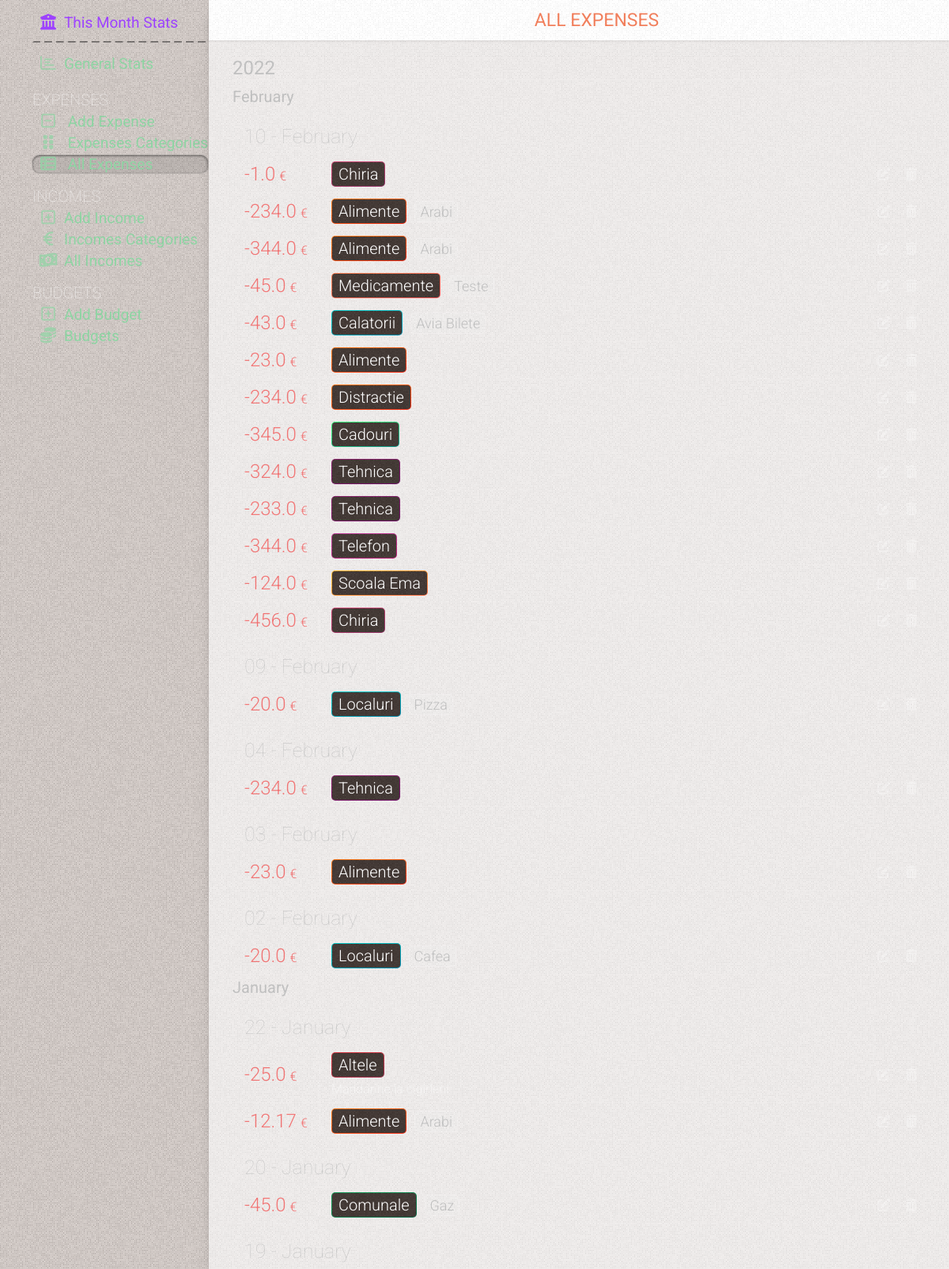
The app's page /all-expenses (upper part) with its own data.
### tables this page shows
CREATE TABLE expenses
(
    id          INTEGER PRIMARY KEY AUTOINCREMENT,
    date        TIMESTAMP NOT NULL DEFAULT CURRENT_TIMESTAMP,
    sum         REAL      NOT NULL,
    category    INTEGER   NOT NULL,
    subcategory INTEGER   NOT NULL,
    comment     TEXT

);

CREATE TABLE categories
(
    id    INTEGER PRIMARY KEY AUTOINCREMENT,
    name  TEXT NOT NULL,
    color TEXT,
    state TEXT DEFAULT false
);

CREATE TABLE subcategories
(
    id          INTEGER PRIMARY KEY AUTOINCREMENT,
    name        TEXT    NOT NULL,
    category_id INTEGER NOT NULL,
    state       TEXT DEFAULT false

);

### app.py (the view)
@app.route('/all-expenses')
def all_expenses():
    conn = get_db_connection()
    all_expenses = conn.execute(
        'SELECT sum, expenses.id as id, '
        'strftime("%d", date) as day, strftime("%m", date) as month, strftime("%Y", date) as year, '
        'categories.name as category, '
        'categories.color as color, '
        'subcategories.name as subcategory, '
        'comment '
        'FROM expenses '
        'LEFT JOIN categories on categories.id = expenses.category '
        'LEFT JOIN subcategories on subcategories.id = expenses.subcategory  '
        'ORDER BY date DESC').fetchall()
    conn.close()
    return render_template('all_expenses.html', title='All Expenses', gradient='text-gradient-red',
                           all_expenses=all_expenses)

### app.py (called while the page is built)
def get_db_connection():
    conn = sqlite3.connect('static/database.db')
    conn.row_factory = sqlite3.Row
    return conn

@app.template_filter('month_name')
def month_name(month_number):
    return calendar.month_name[month_number]

### templates/all_expenses.html (shortened to what this page needs)
{% extends 'base.html' %} {% block content %}
	<div class="page_title {{ gradient }}" >
		<span >{% block title %} {{ title }} {% endblock %}</span >
	</div >
	<div class="content" >
		{% if all_expenses|length == 0 %}
			<div class="no-results mt-50" >You have not added any expense yet. Click on (+) to add</div >
		{% else %}
			<div class="cards  relative" >
				{% for key, list in all_expenses|groupby('year')|sort(attribute='0', reverse=True) %}
					<div class="" >
						<div class="cards-year" >{{ key }} </div >
						{% for key2, list2 in list|groupby('month')|sort(attribute='0', reverse=True) %}
							<div class="" >
								<div class="cards-month" >{{ key2|int|month_name }}</div >
								{% for key3, list3 in list2|groupby('day')|sort(attribute='0', reverse=True) %}
									<div class=" subtitle2 mt-20 " >{{ key3 }} - {{ key2|int|month_name }} </div >
									{% for sum, id, day, month, year, category, color, subcategory, comment in list3 %}
										<div class="card flex items-center relative overflow-hidden flex-wrap " >
											<div class="flex items-center w-full" >
												<div class="card-info flex flex-1" >
													<div class="flex flex-1" >
														<span class="card-amount flex items-center" >  {{ sum }} <span >&euro;</span > </span >
														<div class="flex flex-col justify-center ml-15" >
															<div class="flex flex-wrap items-center" >
																<span class="{{ color }} card-category" >  <span >{{ category }}</span >  </span >
																{% if (subcategory != '') and (subcategory !=None) %}
																	<span class="card-subcategory ml-10" >  {{ subcategory }}  </span >
																{% endif %}
															</div >
															{% if (comment != '') and (comment !=None) %}
																<span class="block mt-5 card-comment" >  {{ comment }} </span >
															{% endif %}
														</div >
													</div >
													<div class="card-btns  flex items-center flex-shrink-0 ml-auto" >
														<a href="{{ id }}/edit" class="btn-ac" >
															<i class="fa-solid fa-pen-to-square" ></i >
														</a >
														<a href="/delete-expense/{{ id }}" class="btn-ac"
															 onclick="return confirm('Delete this expense?')" ><i class="fa-solid fa-trash-can" ></i ></a >
													</div >
												</div >
											</div >
										</div >
									{% endfor %}
								{% endfor %}
							</div >
						{% endfor %}
					</div >
				{% endfor %}
			</div >
		{% endif %}
	</div >
{% endblock %}

### static/css/mmenu.css (style rules this page uses)
:root { --mm-line-height: 20px; --mm-listitem-size: 38px; --mm-navbar-size: 44px; --mm-offset-top: 0; --mm-offset-right: 0; --mm-offset-bottom: 0; --mm-offset-left: 0; --mm-color-border: rgba(0, 0, 0, 0.1); --mm-color-button: rgba(0, 0, 0, 0.3); --mm-color-text: rgba(0, 0, 0, 0.75); --mm-color-text-dimmed: rgba(0, 0, 0, 0.3); --mm-color-background: #f3f3f3; --mm-color-background-highlight: rgba(0, 0, 0, 0.05); --mm-color-background-emphasis: rgba(255, 255, 255, 0.4); --mm-shadow: 0 0 10px rgba(0, 0, 0, 0.3) }
:root { --mm-iconbar-size: 50px }
:root { --mm-iconpanel-size: 50px }
:root { --mm-sidebar-collapsed-size: 50px; --mm-sidebar-expanded-size: 440px }

### records on screen
expenses: sum "1.0", name "Chiria"
expenses: sum "234.0", name "Alimente", name "Arabi"
expenses: sum "344.0", name "Alimente", name "Arabi"
expenses: sum "45.0", name "Medicamente", name "Teste"
expenses: sum "43.0", name "Calatorii", name "Avia Bilete"
expenses: sum "23.0", name "Alimente"
expenses: sum "234.0", name "Distractie"
expenses: sum "345.0", name "Cadouri"
expenses: sum "324.0", name "Tehnica"
expenses: sum "233.0", name "Tehnica"
expenses: sum "344.0", name "Telefon"
expenses: sum "124.0", name "Scoala Ema"
expenses: sum "456.0", name "Chiria"
expenses: sum "20.0", name "Localuri", name "Pizza"
expenses: sum "234.0", name "Tehnica"
expenses: sum "23.0", name "Alimente"
expenses: sum "20.0", name "Localuri", name "Cafea"
expenses: sum "25.0", name "Altele", comment "Mandarine la cigirleni"
expenses: sum "12.17", name "Alimente", name "Arabi"
expenses: sum "45.0", name "Comunale", name "Gaz"

### other values on screen
{{ title }} "ALL EXPENSES"
{{ key }} "2022"
{{ key2|int|month_name }} "February" "January"
{{ key3 }} "10" "09" "04" "03" "02" "22" "20" "19"
{{ key2|int|month_name }} "February" "February" "February" "February" "February" "January" "January" "January"
